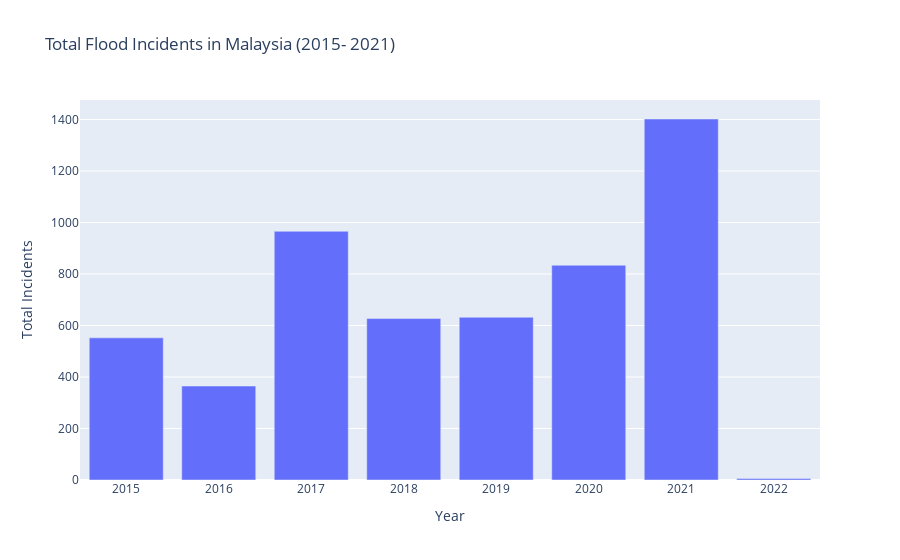

This figure's notebook cell:
### Code cell
# plotting
fig = px.bar(data1, x="Year", y="Total Incidents", title="Total Flood Incidents in Malaysia (2015- 2021)")
fig.show()

### Figure 1 — Plotly figure (JSON) as saved in the notebook; plotly's stock layout.template omitted (floating-point values rounded to 4 significant figures)
{"data": [{"alignmentgroup": "True", "hovertemplate": "Year=%{x}<br>Total Incidents=%{y}<extra></extra>", "legendgroup": "", "marker": {"color": "#636efa", "pattern": {"shape": ""}}, "name": "", "offsetgroup": "", "orientation": "v", "showlegend": false, "textposition": "auto", "type": "bar", "x": [2015, 2016, 2017, 2018, 2019, 2020, 2021, 2022], "xaxis": "x", "y": [552, 365, 966, 627, 632, 834, 1402, 6], "yaxis": "y"}], "layout": {"barmode": "relative", "legend": {"tracegroupgap": 0}, "title": {"text": "Total Flood Incidents in Malaysia (2015- 2021)"}, "xaxis": {"anchor": "y", "domain": [0, 1], "title": {"text": "Year"}}, "yaxis": {"anchor": "x", "domain": [0, 1], "title": {"text": "Total Incidents"}}}}
